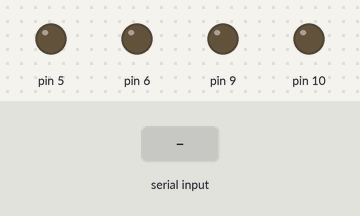
Bench run of a sketch on a simulated Arduino Uno, built with avr-gcc and run on an emulated ATmega328P. Parts: output pins drawn as LEDs (lit = HIGH). The test bench sets the inputs (shaded band).

Above: at 1.2 s.
1.3 s: "f" received over Serial
At 1.7 s:
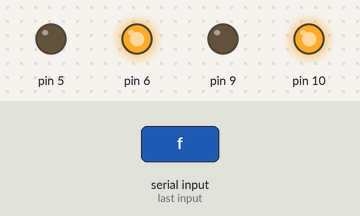
2.8 s: "b" received over Serial
At 4.0 s:
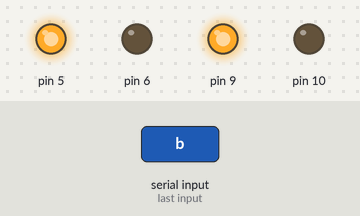
4.3 s: "r" received over Serial
At 5.2 s:
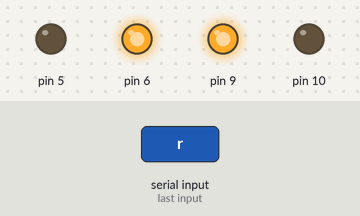
5.8 s: "l" received over Serial
At 6.4 s:
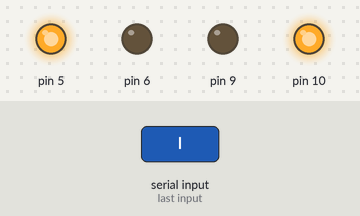
7.3 s: "s" received over Serial
At 8.7 s:
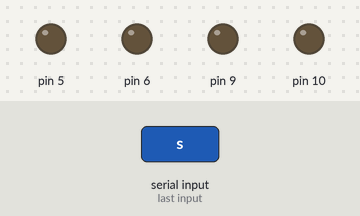
Timing chart, 0 to 9.8 s (numbered marks = the images above; inputs shaded):
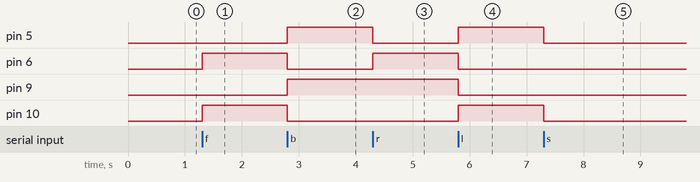

The sketch:

car.ino
```cpp
//f前进
//b后退
//l左转
//r右转
//s停止

void setup()
{
  pinMode(5, OUTPUT);
  pinMode(6, OUTPUT);
  pinMode(9, OUTPUT);
  pinMode(10, OUTPUT);
  Serial.begin(9600);
}

void loop()
{
  int income;
  if(Serial.available()>0)
  {
    income=Serial.read();
  }
  switch(income)
  {
    case'f':forword();break;
    case'b':backword();break;
    case'r':right();break;
    case'l':left();break;
    case's':stop();break;
  }
}
  void forword()
  {
    digitalWrite(6,HIGH);
    digitalWrite(5,LOW);
    digitalWrite(10,HIGH);
    digitalWrite(9,LOW);
  }

  void backword()
  {
    digitalWrite(5,HIGH);
    digitalWrite(6,LOW);
    digitalWrite(9,HIGH);
    digitalWrite(10,LOW);
  }

  void left()
  {
    digitalWrite(5,HIGH);
    digitalWrite(6,LOW);
    digitalWrite(10,HIGH);
    digitalWrite(9,LOW);
  }

  void right()
  {
    digitalWrite(6,HIGH);
    digitalWrite(5,LOW);
    digitalWrite(9,HIGH);
    digitalWrite(10,LOW);
  }

  void stop()
  {
    digitalWrite(6,LOW);
    digitalWrite(5,LOW);
    digitalWrite(10,LOW);
    digitalWrite(9,LOW);
  }
```

Measured:
- after the input at 1.3 s, pin 6, pin 10: LOW → HIGH at once
- after the input at 2.8 s, pin 5, pin 9: LOW → HIGH at once; pin 6, pin 10: HIGH → LOW at once
- after the input at 4.3 s, pin 5: HIGH → LOW at once; pin 6: LOW → HIGH at once
- after the input at 5.8 s, pin 5, pin 10: LOW → HIGH at once; pin 6, pin 9: HIGH → LOW at once
- after the input at 7.3 s, pin 5, pin 10: HIGH → LOW at once
